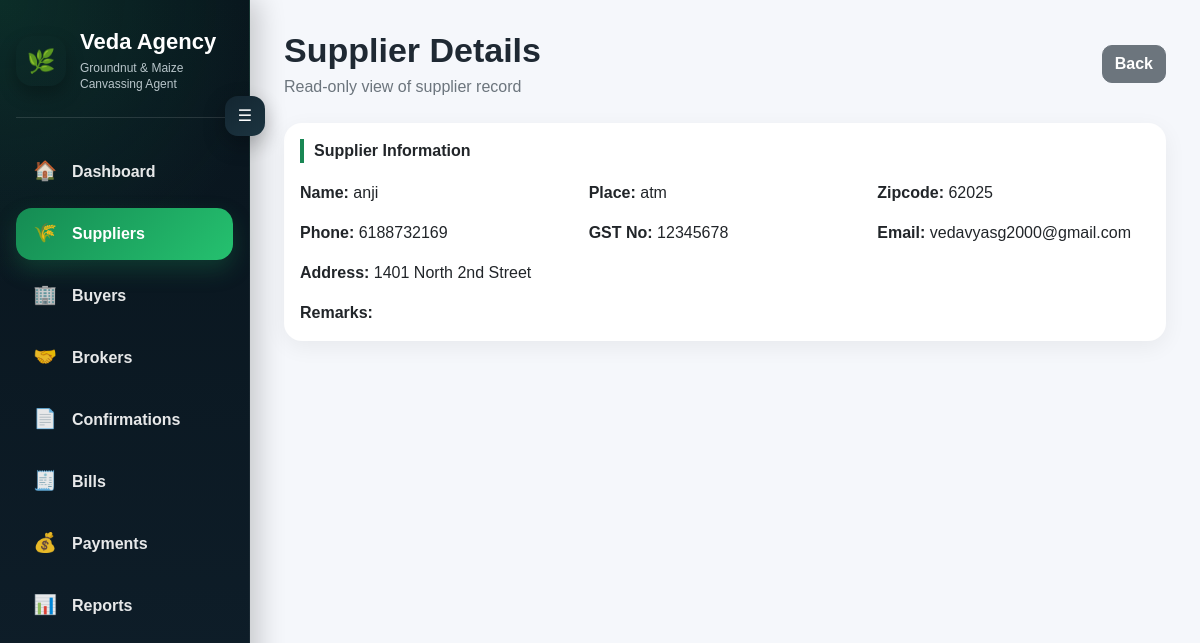
The page /supplier/1/view/ on the database its author committed.
### transactions/models.py (models this page shows, shortened)
class Seller(models.Model):
    name = models.CharField(max_length=100)
    address = models.TextField(blank=True)
    place = models.CharField(max_length=100, blank=True)
    remarks = models.TextField(blank=True)
    gst_no = models.CharField(max_length=30, blank=True)
    phone_no = models.CharField(max_length=20, blank=True)
    email_id = models.EmailField(blank=True)
    zipcode = models.CharField(max_length=20, blank=True, null=True)

### transactions/views.py (the view)
# urls.py: path("supplier/<int:supplier_id>/view/", views.view_supplier, name="view_supplier"),
def view_supplier(request, supplier_id):
    supplier = get_object_or_404(Seller, id=supplier_id)
    return render(request, "transactions/view_supplier.html", {
        "supplier": supplier
    })

### transactions/templates/transactions/view_supplier.html (shortened to what this page needs)
{% extends "transactions/base.html" %}
{% block content %}
<div class="d-flex justify-content-between align-items-center mb-4">
    <div>
        <h1 class="page-title">Supplier Details</h1>
        <p class="page-subtitle">Read-only view of supplier record</p>
    </div>
    <a href="/suppliers/" class="btn btn-secondary">Back</a>
</div>
<div class="card mb-4">
    <div class="card-body">
        <div class="section-title">Supplier Information</div>
        <div class="row g-3">
            <div class="col-md-4"><strong>Name:</strong> {{ supplier.name }}</div>
            <div class="col-md-4"><strong>Place:</strong> {{ supplier.place }}</div>
            <div class="col-md-4"><strong>Zipcode:</strong> {{ supplier.zipcode }}</div>
            <div class="col-md-4"><strong>Phone:</strong> {{ supplier.phone_no }}</div>
            <div class="col-md-4"><strong>GST No:</strong> {{ supplier.gst_no }}</div>
            <div class="col-md-4"><strong>Email:</strong> {{ supplier.email_id }}</div>
            <div class="col-md-12"><strong>Address:</strong> {{ supplier.address }}</div>
            <div class="col-md-12"><strong>Remarks:</strong> {{ supplier.remarks }}</div>
        </div>
    </div>
</div>
{% endblock %}

### transactions/templates/transactions/base.html (style rules this page uses)
* { -webkit-font-smoothing: antialiased; -moz-osx-font-smoothing: grayscale; }
:root { --sidebar-open: 250px; --sidebar-closed: 78px; --green: #198754; --dark-1: #08141c; --dark-2: #0f1f2b; }
body { margin: 0; background: #f5f7fb; font-family: Arial, sans-serif; }
.page-title { font-size: 34px; font-weight: 900; margin-bottom: 4px; color: #1f2933; }
.page-subtitle { color: #6c757d; font-size: 16px; margin-bottom: 0; }
.card { border: 0; border-radius: 18px; box-shadow: 0 6px 22px rgba(0,0,0,0.06); }
.section-title { font-weight: 800; font-size: 1rem; margin-bottom: 18px; color: #212529; border-left: 4px solid var(--green); padding-left: 10px; }
.btn { border-radius: 10px; font-weight: 600; }

### rows shown on the page
Seller: name "anji", place "atm", zipcode "62025", phone_no "6188732169", gst_no "12345678", email_id "vedavyasg2000@gmail.com", address "1401 North 2nd Street"
